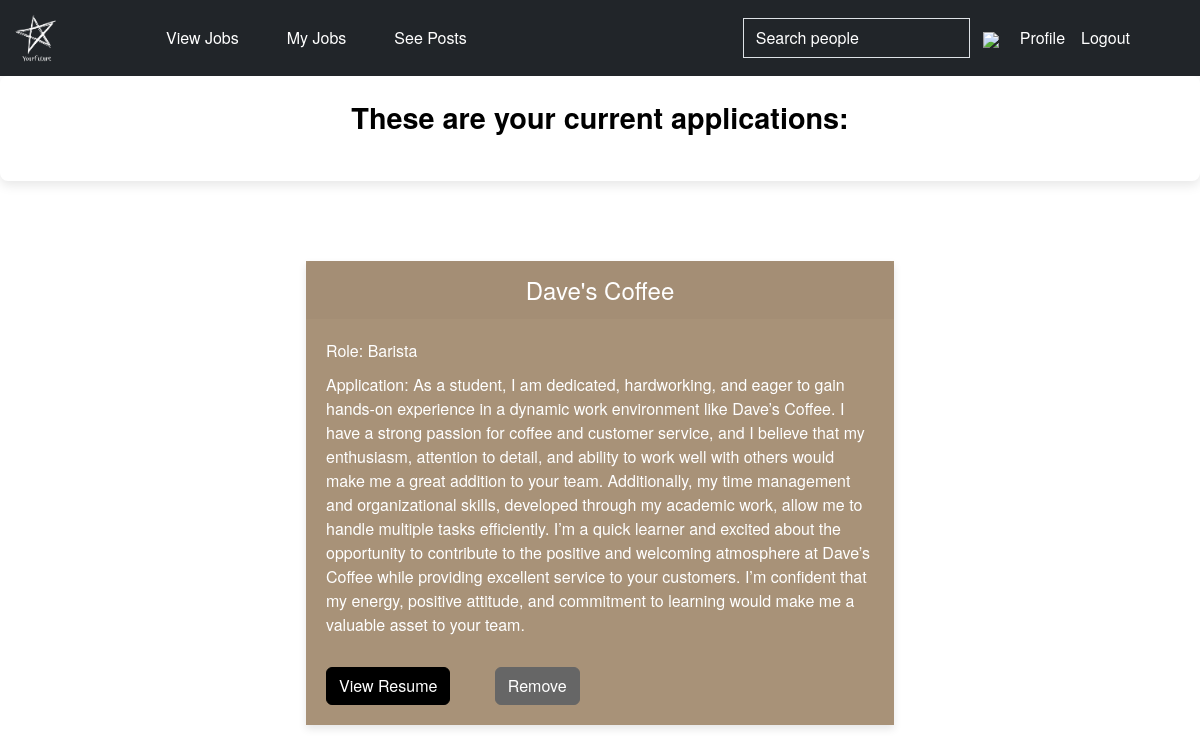
The app's page /pinnedjobs (signed in) with its own data.
### tables this page shows
CREATE TABLE "intrested_jobs" (
	"company"	TEXT NOT NULL,
	"role"	TEXT NOT NULL,
	"name"	TEXT NOT NULL,
	"email"	TEXT NOT NULL,
	"user_id"	INTEGER NOT NULL,
	"job_id"	INTEGER NOT NULL,
	"reason"	TEXT NOT NULL,
	"resume"	TEXT NOT NULL,
	"filepath"	TEXT NOT NULL,
	"id"	INTEGER NOT NULL,
	PRIMARY KEY("id" AUTOINCREMENT)
);

### blueprints/jobs.py (the view, shortened to what this page needs)
@login_required
@jobs_bp.route('/pinnedjobs', methods = ["GET", "POST"])
def pinnedJobs():
    conn = get_db()
    cursor = conn.cursor()
    cursor.execute("SELECT * FROM intrested_jobs WHERE user_id = ?",(session["user_id"],))
    jobs = cursor.fetchall()
    portfolio=[]
    if jobs:
        for job in jobs:
            portfolio.append({"company":job["company"], "role": job["role"], "id": job["id"], "reason": job["reason"], "resume":job["resume"], "filepath": job["filepath"]})
    conn.close()
    return render_template("sapplications.html", portfolio = portfolio)

### db.py (called while the page is built)
def get_db():
    if not hasattr(g, 'sqlite_db'):
        g.sqlite_db = sqlite3.connect(Config.DATABASE, check_same_thread=False, timeout=10)
        g.sqlite_db.row_factory = sqlite3.Row
    return g.sqlite_db

### templates/sapplications.html (shortened to what this page needs)
{% extends "layout.html" %}
{% block main %}
<div class = "custom-welcome">
    <h2>These are your current applications:</h2>
</div>
    {% for job in portfolio %}
        <div class="row justify-content-center">
            <div class="col-md-6">
                <div class="card">
                    <div class="card-header">
                        <h2 class="text-center">{{ job.company }}</h2>
                    </div>
                    <form action="/pinnedJobs" method="post">
                        <div class="job">
                            <p>Role: {{ job.role }}</p>
                            <p>Application: {{ job.reason }}</p>
                        </div>
                        <div class="d-grid gap-2 d-md-block ">
                            <button type="button" class="btn btn-primary" data-bs-toggle="modal" data-bs-target="#addJobModal{{ job.id }}">
                                View Resume
                            </button>
                            <button type="submit" class="btn btn-secondary" name="action" value="remove_{{ job.id }}">Remove</button>
                        </div>
                    </form>
                </div>
            </div>
        </div>
{% endfor %}
{% endblock %}

### static/style.css (style rules this page uses)
html, body { margin: 0; padding: 0; width: 100%; height: 100%; }
body { background-color: white; background-size: cover; background-position: center; background-repeat: no-repeat; background-attachment: fixed; font-family: 'Helvetica Neue', Arial, sans-serif; color:black; height: 100vh; }
.card { border: none; box-shadow: 0 4px 8px rgba(0, 0, 0, 0.1); margin-bottom: 25px; background-color: rgba(139, 110, 75, 0.75); color: white; border-radius: 0; overflow: hidden; transition: transform 0.2s, box-shadow 0.3s; }
.card-header { color: white; padding: 15px; border-bottom: none; }
.card-header h2 { margin: 0; font-size: 1.5rem; color: white; }
.job { padding: 20px; color: white; }
.job p { margin-bottom: 10px; font-size: 1rem; line-height: 1.5; }
.btn-primary { background-color: #000; border-color: #000; color: white; }
.btn-secondary { background-color: #666 !important; border-color: #666 !important; }
.card { box-shadow: 0 2px 4px rgba(0, 0, 0, 0.1); margin-top: 50px; justify-content: center; }
.custom-welcome { background-color: white; padding: 25px; border-radius: 8px; box-shadow: 0 4px 12px rgba(0, 0, 0, 0.1); margin-bottom: 30px; }
.custom-welcome h2 { text-align: center; color: #000; font-weight: 600; margin-bottom: 20px; font-size: 1.8rem; }

### templates/sapplications.html (style rules this page uses)
.custom-welcome { background-color: white; padding: 25px; border-radius: 8px; box-shadow: 0 4px 12px rgba(0, 0, 0, 0.1); margin-bottom: 30px; }
.card { border: none; box-shadow: 0 4px 8px rgba(0, 0, 0, 0.1); margin-bottom: 25px; background-color: rgba(139, 110, 75, 0.75); color: white; border-radius: 0; overflow: hidden; transition: transform 0.2s, box-shadow 0.3s; }
.card-header { color: white; padding: 15px; border-bottom: none; }
.card-header h2 { margin: 0; font-size: 1.5rem; color: white; }
.job { padding: 20px; color: white; }
.job p { margin-bottom: 10px; font-size: 1rem; line-height: 1.5; }
.btn-primary { background-color: #000; border-color: #000; color: white; font-weight: 500; margin: 0 20px 20px; transition: background-color 0.3s; }
.btn-secondary { background-color: #666 !important; border-color: #666 !important; margin: 0 20px 20px; }

### records on screen
intrested_jobs: company "Dave's Coffee", role "Barista", reason "As a student, I am dedicated, hardworking, and eager to gain hands-on experience in a dynamic work environment like Dave’s Coffee. I have a strong passion for coffee and customer service, and I believe that my enthusiasm, attention to detail, and ability to work well with others would make me a great addition to your team. Additionally, my time management and organizational skills, developed through my academic work, allow me to handle multiple tasks efficiently. I’m a quick learner and excited about the opportunity to contribute to the positive and welcoming atmosphere at Dave’s Coffee while providing excellent service to your customers. I’m confident that my energy, positive attitude, and…"
